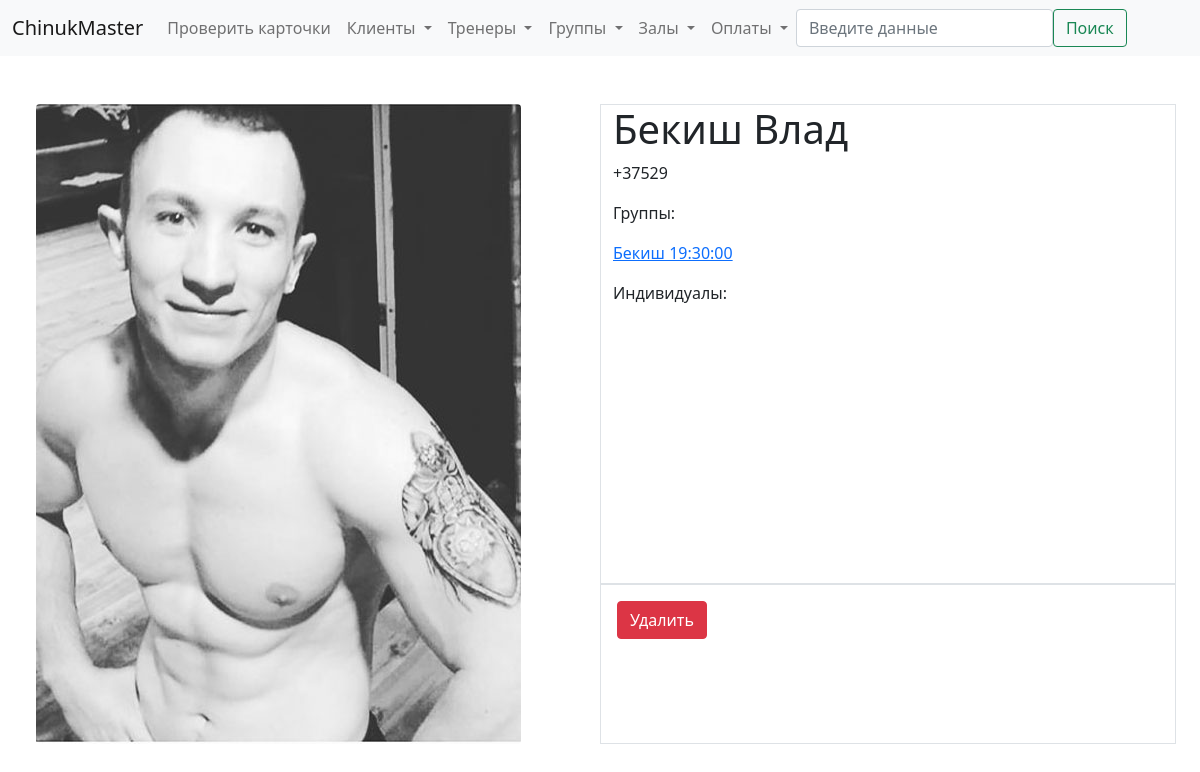
The app's page /trener/2, older data.
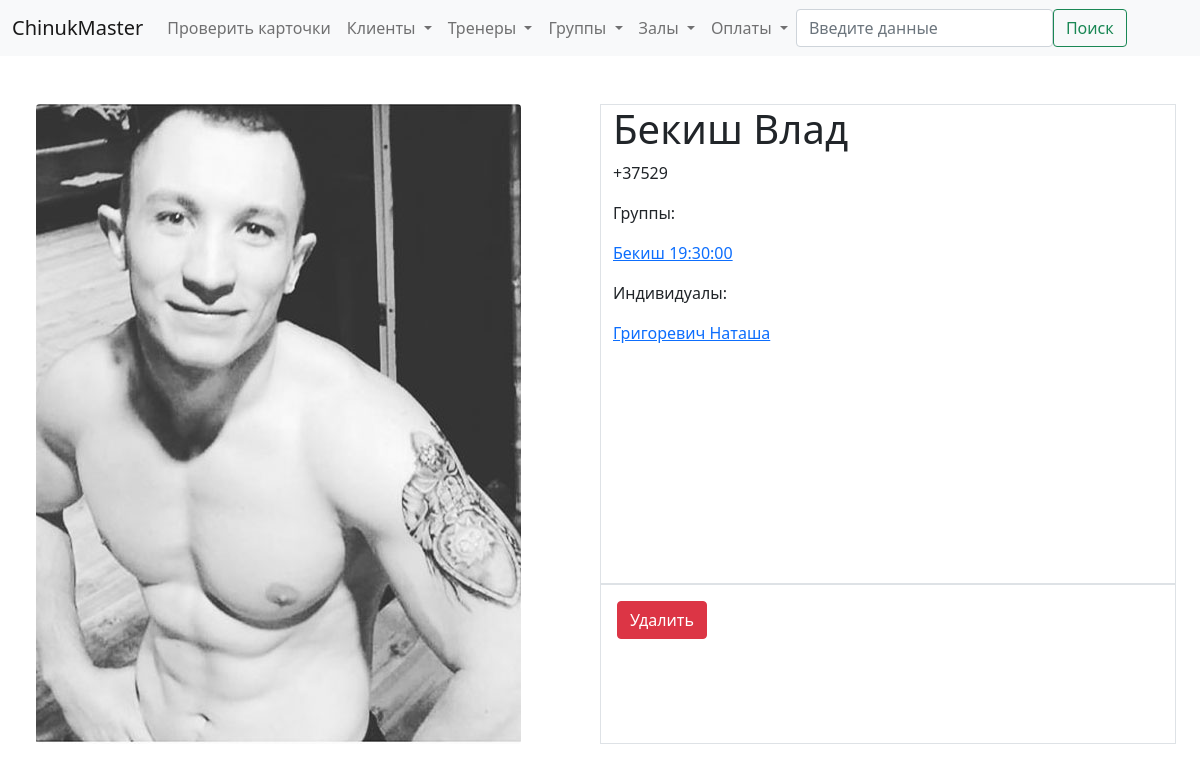
The same page, newer data.
### billing/models.py (models this page shows, shortened)
class Group(models.Model):
    gr_type_choices = [
        ('A', 'Взрослая'),
        ('C', 'Детская')
    ]
    sport_type_choices = [
        ('B', 'Классический бокс'),
        ('T', 'Тайский бокс'),
        ('W', 'Женская группа'),
        ('M', 'ММА')
    ]
    gr_type = models.CharField(verbose_name='Возраст', max_length=1, choices=gr_type_choices, default='A')
    sport_type = models.CharField(verbose_name='Тип', max_length=1, choices = sport_type_choices, default='T')
    time = models.TimeField(verbose_name='Время')
    trener = models.ForeignKey('Trener', verbose_name='Тренер', on_delete=models.SET_NULL, null=True, blank=True)
    address = models.ForeignKey('Address', verbose_name='Зал', on_delete=models.SET_NULL, null=True, blank=True)
    class Meta:
        verbose_name = 'Группа'
        verbose_name_plural = 'Группы'
    def __str__(self):
        if self.trener:
            name = self.trener.name.split()[0]
        else:
            name = 'Без тренера'
        return ' '.join([name, str(self.time)])

class Trener(models.Model):
    name = models.CharField(max_length=50, verbose_name = 'Имя')
    tel_number = models.CharField(max_length=20, verbose_name = 'Номер телефона')
    info = models.TextField(blank=True, null=False, verbose_name = 'Дополнительная информация')
    photo = models.ImageField(verbose_name='Фото', upload_to='billing/media/treners', height_field=None, width_field=None, null=True, blank=True)
    class Meta:
        verbose_name = 'Тренер'
        verbose_name_plural = 'Тренеры'

class Client(models.Model):
    member_card = models.CharField(verbose_name='Членская карта', max_length=4, blank=True, null=True)
    name = models.CharField(verbose_name='ФИО', max_length=50, blank=True, null=True)
    tel_number = models.CharField(verbose_name='Номер телефона', max_length=20, blank=True, null=True)
    info = models.TextField(verbose_name='Дополнительная информация', null=True, blank=True)
    training_type_choices = [
        ('I', 'Индивидуал'),
        ('G', 'В группе'),
        ('B', 'Смешанный'),
    ]
    cl_type = models.CharField(verbose_name='Тип клиента', max_length=1, choices=training_type_choices, default='G')
    treners = models.ManyToManyField(Trener, verbose_name='Тренер', blank=True)
    groups = models.ManyToManyField(Group, verbose_name='Группа', blank=True)
    def __str__(self):
        return self.name
    class Meta:
        verbose_name = 'Клиент'
        verbose_name_plural = 'Клиенты'

### billing/views.py (the view)
# urls.py: path('<slug:obj>/<int:id>', views.detail_object, name='detail_object'),
def detail_object(request, obj, id):
    obj_values = {
        'trener' : Trener,
        'client' : Client,
        'group'  : Group,
        'payment': Payment,
        'address': Address,
    }
    inst = obj_values[obj].objects.get(id=id)
    return render(request, f'billing/detail/{obj}.html', {
        f'{obj}' : inst,
    })

### ChinukMaster/templates/billing/detail/trener.html (shortened to what this page needs)
{% extends 'billing/base.html' %}
{% block content %}
    <div class="container-xxl">
        <div class="row">
            <div class="col">
                {% if trener.photo %}
                    <img src="{{trener.photo.url}}" alt="{{trener.name}}" class="rounded">
                {% endif %}
            </div>
            <div class="col">
                <div class="row h-75 border">
                    <div class="col">
                        <h1>{{trener.name}}</h1>
                        <p>{{trener.tel_number}}</p>
                        <p>Группы: </p>
                        {% for group in trener.group_set.all %}
                            <a href="{% url 'detail_object' obj='group' id=group.id %}"><p>{{group}}</p></a>
                        {% endfor %}
                        <p>Индивидуалы: </p>
                        {% for individual in trener.client_set.all %}
                            <a href="{% url 'detail_object' obj='client' id=individual.id %}"><p>{{individual}}</p></a>
                        {% endfor %}
                    </div>
                </div>
                <div class="row h-25 border">
                    <div class="col">
                        <div class="row">
                            <div class="col p-3">
                                <a href="{% url 'delete_object' obj='trener' id=trener.id %}" class="btn btn-danger">Удалить</a>
                            </div>
                        </div>
                    </div>
                </div>
            </div>
        </div>
    </div>
{% endblock %}

Row changes from the older to the newer data that the page shows:
added Client: name "Григоревич Наташа"
